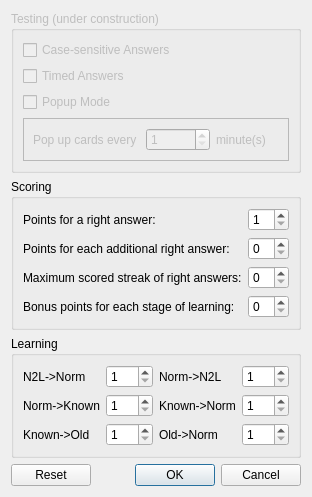
<?xml version="1.0" encoding="UTF-8"?>
<ui version="4.0">
 <class>preferencesWindow</class>
 <widget class="QDialog" name="preferencesWindow">
  <property name="geometry">
   <rect>
    <x>0</x>
    <y>0</y>
    <width>312</width>
    <height>449</height>
   </rect>
  </property>
  <property name="windowTitle">
   <string>FlashKard Preferences</string>
  </property>
  <layout class="QVBoxLayout" name="verticalLayout_2">
   <item>
    <widget class="QGroupBox" name="testingGroup">
     <property name="enabled">
      <bool>false</bool>
     </property>
     <property name="title">
      <string>Testing (under construction)</string>
     </property>
     <layout class="QVBoxLayout" name="verticalLayout">
      <item>
       <widget class="QCheckBox" name="caseSensitiveAnswersBox">
        <property name="enabled">
         <bool>false</bool>
        </property>
        <property name="text">
         <string>Case-sensitive Answers</string>
        </property>
       </widget>
      </item>
      <item>
       <widget class="QCheckBox" name="timedAnswersBox">
        <property name="enabled">
         <bool>false</bool>
        </property>
        <property name="text">
         <string>Timed Answers</string>
        </property>
       </widget>
      </item>
      <item>
       <widget class="QCheckBox" name="popupModeBox">
        <property name="enabled">
         <bool>false</bool>
        </property>
        <property name="text">
         <string>Popup Mode</string>
        </property>
        <property name="checked">
         <bool>false</bool>
        </property>
        <property name="tristate">
         <bool>false</bool>
        </property>
       </widget>
      </item>
      <item>
       <widget class="QFrame" name="popupModeFrame">
        <property name="frameShape">
         <enum>QFrame::StyledPanel</enum>
        </property>
        <property name="frameShadow">
         <enum>QFrame::Raised</enum>
        </property>
        <layout class="QHBoxLayout" name="horizontalLayout">
         <item>
          <widget class="QLabel" name="label_11">
           <property name="text">
            <string>Pop up cards every </string>
           </property>
          </widget>
         </item>
         <item>
          <widget class="QSpinBox" name="popupIntervalSpinBox">
           <property name="minimum">
            <number>1</number>
           </property>
          </widget>
         </item>
         <item>
          <widget class="QLabel" name="label_12">
           <property name="text">
            <string>minute(s)</string>
           </property>
          </widget>
         </item>
        </layout>
       </widget>
      </item>
     </layout>
    </widget>
   </item>
   <item>
    <widget class="QGroupBox" name="scoringGroup">
     <property name="enabled">
      <bool>true</bool>
     </property>
     <property name="title">
      <string>Scoring</string>
     </property>
     <layout class="QGridLayout" name="gridLayout_3">
      <item row="0" column="0">
       <widget class="QLabel" name="label">
        <property name="text">
         <string>Points for a right answer:</string>
        </property>
       </widget>
      </item>
      <item row="0" column="1">
       <widget class="QSpinBox" name="bonusForCorrectAnswerSpinBox">
        <property name="prefix">
         <string/>
        </property>
        <property name="minimum">
         <number>1</number>
        </property>
       </widget>
      </item>
      <item row="1" column="0">
       <widget class="QLabel" name="label_8">
        <property name="text">
         <string>Points for each additional right answer:</string>
        </property>
       </widget>
      </item>
      <item row="1" column="1">
       <widget class="QSpinBox" name="bonusPerCorrectStreakSpinBox"/>
      </item>
      <item row="2" column="0">
       <widget class="QLabel" name="label_9">
        <property name="text">
         <string>Maximum scored streak of right answers:</string>
        </property>
       </widget>
      </item>
      <item row="2" column="1">
       <widget class="QSpinBox" name="maxBonusStreakLengthSpinBox"/>
      </item>
      <item row="3" column="0">
       <widget class="QLabel" name="label_10">
        <property name="text">
         <string>Bonus points for each stage of learning:</string>
        </property>
       </widget>
      </item>
      <item row="3" column="1">
       <widget class="QSpinBox" name="bonusPerKnownLevelSpinBox"/>
      </item>
     </layout>
    </widget>
   </item>
   <item>
    <widget class="QGroupBox" name="learningGroup">
     <property name="enabled">
      <bool>true</bool>
     </property>
     <property name="title">
      <string>Learning</string>
     </property>
     <layout class="QGridLayout" name="gridLayout_2">
      <item row="2" column="1">
       <widget class="QSpinBox" name="n2lToNormSpinBox">
        <property name="minimum">
         <number>1</number>
        </property>
       </widget>
      </item>
      <item row="2" column="3">
       <widget class="QSpinBox" name="normToN2lSpinBox">
        <property name="minimum">
         <number>1</number>
        </property>
       </widget>
      </item>
      <item row="3" column="1">
       <widget class="QSpinBox" name="normToKnownSpinBox">
        <property name="minimum">
         <number>1</number>
        </property>
       </widget>
      </item>
      <item row="3" column="3">
       <widget class="QSpinBox" name="knownToNormSpinBox">
        <property name="minimum">
         <number>1</number>
        </property>
       </widget>
      </item>
      <item row="4" column="1">
       <widget class="QSpinBox" name="knownToOldSpinBox">
        <property name="minimum">
         <number>1</number>
        </property>
       </widget>
      </item>
      <item row="4" column="3">
       <widget class="QSpinBox" name="oldToNormSpinBox">
        <property name="minimum">
         <number>1</number>
        </property>
       </widget>
      </item>
      <item row="2" column="0">
       <widget class="QLabel" name="label_2">
        <property name="enabled">
         <bool>true</bool>
        </property>
        <property name="text">
         <string>N2L-&gt;Norm</string>
        </property>
       </widget>
      </item>
      <item row="3" column="0">
       <widget class="QLabel" name="label_3">
        <property name="text">
         <string>Norm-&gt;Known</string>
        </property>
       </widget>
      </item>
      <item row="4" column="0">
       <widget class="QLabel" name="label_4">
        <property name="text">
         <string>Known-&gt;Old</string>
        </property>
       </widget>
      </item>
      <item row="2" column="2">
       <widget class="QLabel" name="label_5">
        <property name="text">
         <string>Norm-&gt;N2L</string>
        </property>
       </widget>
      </item>
      <item row="3" column="2">
       <widget class="QLabel" name="label_6">
        <property name="text">
         <string>Known-&gt;Norm</string>
        </property>
       </widget>
      </item>
      <item row="4" column="2">
       <widget class="QLabel" name="label_7">
        <property name="text">
         <string>Old-&gt;Norm</string>
        </property>
       </widget>
      </item>
     </layout>
    </widget>
   </item>
   <item>
    <layout class="QHBoxLayout" name="horizontalLayout_2">
     <item>
      <widget class="QPushButton" name="resetButton">
       <property name="text">
        <string>Reset</string>
       </property>
      </widget>
     </item>
     <item>
      <widget class="QDialogButtonBox" name="buttons">
       <property name="orientation">
        <enum>Qt::Horizontal</enum>
       </property>
       <property name="standardButtons">
        <set>QDialogButtonBox::Cancel|QDialogButtonBox::Ok</set>
       </property>
      </widget>
     </item>
    </layout>
   </item>
  </layout>
 </widget>
 <resources/>
 <connections>
  <connection>
   <sender>buttons</sender>
   <signal>accepted()</signal>
   <receiver>preferencesWindow</receiver>
   <slot>accept()</slot>
   <hints>
    <hint type="sourcelabel">
     <x>248</x>
     <y>254</y>
    </hint>
    <hint type="destinationlabel">
     <x>157</x>
     <y>274</y>
    </hint>
   </hints>
  </connection>
  <connection>
   <sender>buttons</sender>
   <signal>rejected()</signal>
   <receiver>preferencesWindow</receiver>
   <slot>reject()</slot>
   <hints>
    <hint type="sourcelabel">
     <x>316</x>
     <y>260</y>
    </hint>
    <hint type="destinationlabel">
     <x>286</x>
     <y>274</y>
    </hint>
   </hints>
  </connection>
 </connections>
</ui>
